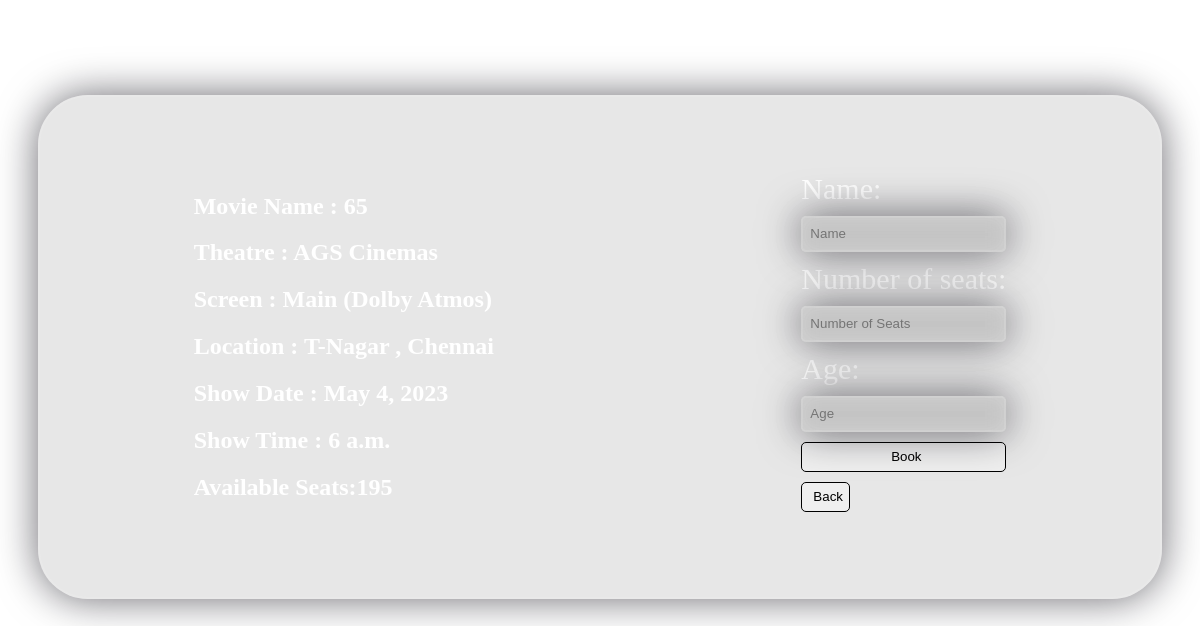
The page /book/3/ on the database as committed earlier.
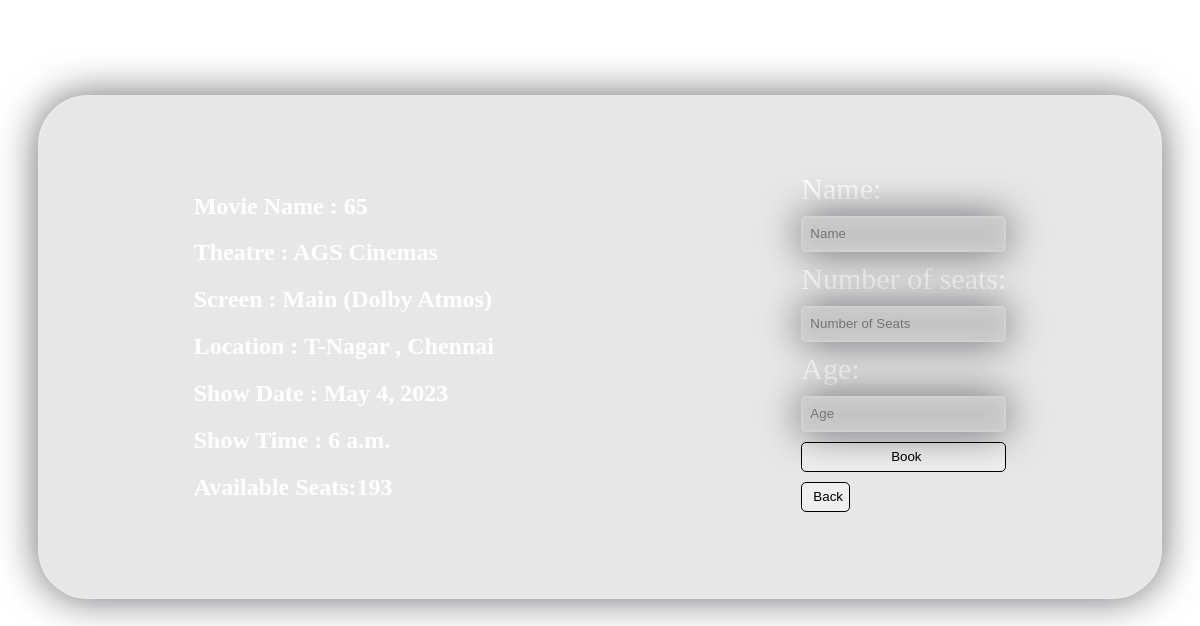
The same page on the database as committed later.
### tickets/models.py (models this page shows)
class shows(models.Model):
    screen = models.ForeignKey(screen,on_delete=models.CASCADE)
    movies = models.ForeignKey(movies , on_delete= models.CASCADE)
    show_time = models.TimeField()
    show_date = models.DateField()
    no_of_free_seats = models.IntegerField()
    price=models.IntegerField(default=150)

class movies(models.Model):
    movies=models.BigAutoField(primary_key=True)
    name=models.CharField(max_length=50)
    image=models.ImageField(upload_to='pics',default="default.png")
    date=models.DateField()
    duration=models.CharField(max_length=50)
    type=models.CharField(max_length=50)
    language=models.CharField(max_length=50)
    rating=models.CharField(max_length=50)
    cast=models.TextField(max_length=100)
    trailer=models.CharField(max_length=100)
    price=models.IntegerField(default=0)

class screen(models.Model):
    name=models.CharField(max_length=50,default='main')
    theatre = models.ForeignKey(theatre,on_delete=models.CASCADE)
    type = models.CharField(max_length=50)
    no_of_total_seats = models.IntegerField()

class theatre(models.Model):
    theatre = models.BigAutoField(primary_key=True)
    name=models.CharField(max_length=50)
    location=models.CharField(max_length=50)

### tickets/views.py (the view, shortened to what this page needs)
# urls.py: path("book/<int:id>/",views.book,name="book"),
def book(request,id):
    show=shows.objects.get(id=id)
    print(show.movies.name)
    return render(request,'book.html',{'show':show})

### templates/book.html (shortened to what this page needs)
<!DOCTYPE html>
<html lang="en">
<head>
</head>
<body style="background-image: url('https://i.ibb.co/Ctn0RD8/7080236-3551904.jpg'); background-repeat: no-repeat;
background-size:cover;
background-attachment: fixed;">
    <div class="main_container">
        <div class="details">
    <h2>Movie Name : {{show.movies.name}}</h2>
    <h2>Theatre : {{show.screen.theatre.name}}</h2>
    <h2 style="text-transform: capitalize;">Screen : {{show.screen.name}} ({{show.screen.type}})</h2>
    <h2>Location : {{show.screen.theatre.location}}</h2>
    <h2>Show Date : {{show.show_date}}</h2>
    <h2>Show Time : {{show.show_time}}</h2>
    <h2>Available Seats:{{show.no_of_free_seats}}</h2>
    </div>
    <div class="forms">
    <form action="" method="post" class="forms_forms">
        <label for="Name">Name:</label>
        <input type="text" placeholder="Name" name="Name" id="Name">
        <label for="NoOfSeats">Number of seats:</label>
        <input type="number" placeholder="Number of Seats" name="NoOfSeats" id="NoOfSeats">
        <label for="Age">Age:</label>
        <input type="number" placeholder="Age" id="Age" name="Age">
        <button type="submit">Book</button>
    </form>
    <a href="http://127.0.0.1:8000/prebooking/{{show.movies.movies}}/" ><button>Back</button></a>
    </div>
    </div>
</body>
</html>

Rows that differ between the two databases and show on the page:
changed shows "AGS Cinemas": no_of_free_seats "195" → "193"
